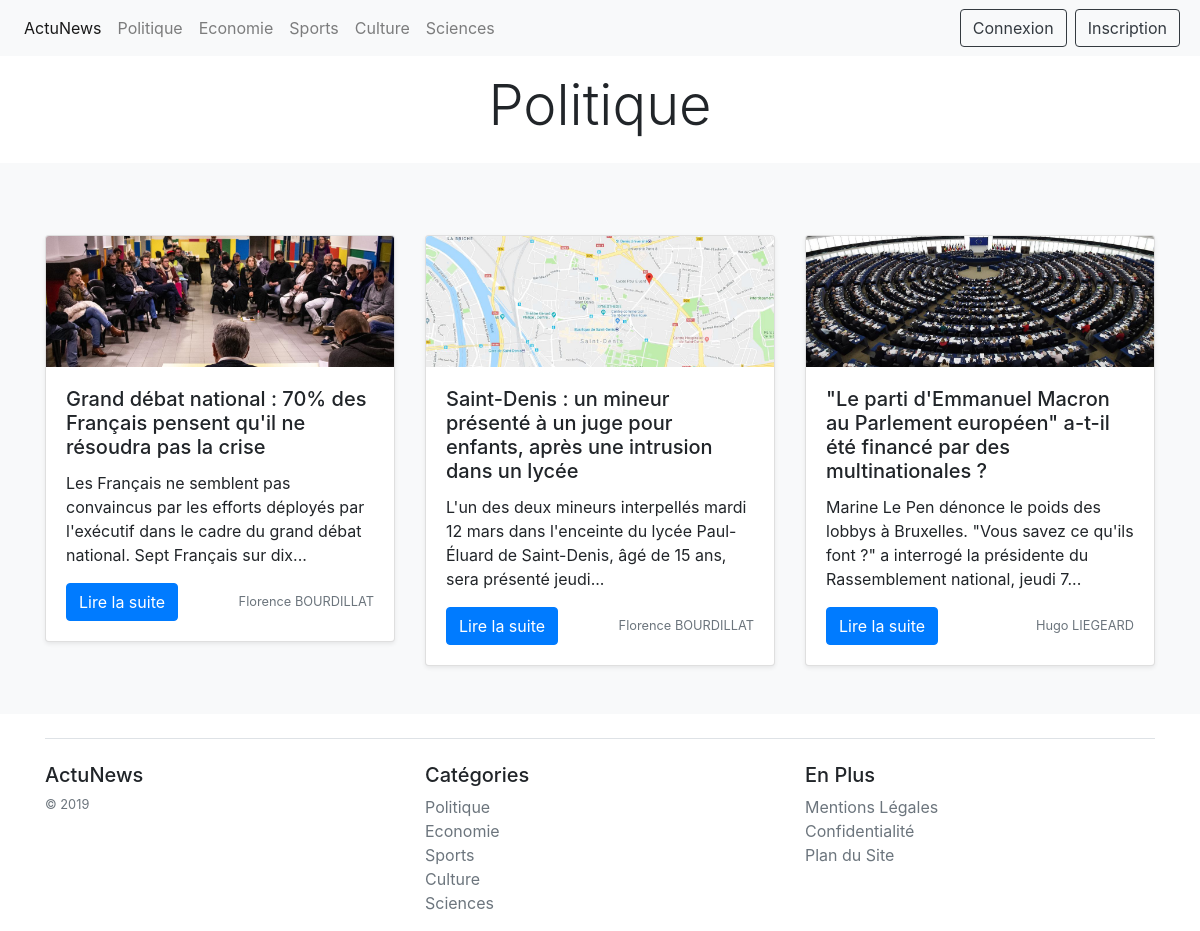
The app's page /categorie.php?nom_categorie=Politique&id_categorie=1 with its own data.
### tables this page shows
CREATE TABLE `categorie` (
  `id` int(11) NOT NULL,
  `nom` varchar(50) NOT NULL
);

CREATE TABLE `article` (
  `id` int(11) NOT NULL,
  `auteur_id` int(11) NOT NULL,
  `categorie_id` int(11) NOT NULL,
  `titre` varchar(100) NOT NULL,
  `contenu` text NOT NULL,
  `image` varchar(100) NOT NULL,
  `date_creation` timestamp NOT NULL DEFAULT CURRENT_TIMESTAMP
);

CREATE TABLE `auteur` (
  `id` int(11) NOT NULL,
  `prenom` varchar(80) NOT NULL,
  `nom` varchar(80) NOT NULL,
  `email` varchar(80) NOT NULL,
  `password` varchar(64) NOT NULL
);

### functions/categorie.php (called while the page is built)
<?php
function getCategories() {
    global $db;
    $query = $db->query('SELECT * FROM categorie');
    return $query->fetchAll();
}

### functions/article.php (called while the page is built, shortened)
<?php
function getArticlesByCategorieId($categorie_id) {
    global $db;
    $sql = '
        SELECT * FROM article, auteur
            WHERE article.auteur_id = auteur.id
            AND article.categorie_id = :id
        ';
    $query = $db->prepare($sql);
    $query->bindValue(':id', $categorie_id);
    $query->execute();
    return $query->fetchAll();
}

### functions/global.php (called while the page is built)
<?php
function summarize($text) {
    $string = strip_tags($text);
    if (strlen($string) > 150) {
        $stringCut = substr($string, 0, 150);
        $string = substr($stringCut, 0, strrpos($stringCut, ' '));
    }
    return $string . '...';
}

### categorie.php (the view, shortened to what this page needs)
<?php
    require_once(__DIR__.'/partials/header.php');
    $nom_categorie = (isset($_GET['nom_categorie'])) ? $_GET['nom_categorie'] : '';
    $id_categorie = (isset($_GET['id_categorie'])) ? $_GET['id_categorie'] : 0;
    $articles = getArticlesByCategorieId($id_categorie);
?>
<div class="p-3 mx-auto text-center">
    <h1 class="display-4"><?php echo $nom_categorie; ?></h1>
</div>
<div class="py-5 bg-light">
    <div class="container">
        <div class="row">
            <?php foreach ($articles as $article) { ?>
                <div class="col-md-4 mt-4">
                    <div class="card shadow-sm">
                        <img src="assets/img/article/<?= $article['image'] ?>"
                            class="card-img-top"
                            alt="<?= $article['titre'] ?>">
                        <div class="card-body">
                            <h5 class="card-title">
                                <?= $article['titre'] ?>
                            </h5>
                            <p class="card-text">
                                <?= summarize($article['contenu']) ?>
                            </p>
                            <div class="d-flex justify-content-between align-items-center">
                                <a href="#" class="btn btn-primary">
                                    Lire la suite
                                </a>
                                <small class="text-muted">
                                    <?= $article['prenom'] . ' ' . $article['nom'] ?>
                                </small>
                            </div>
                        </div>
                    </div>
                </div>
            <?php }  ?>
        </div>
    </div>
</div>
<?php
require_once(__DIR__.'/partials/footer.php');
?>

### partials/header.php (shortened to what this page needs)
<?php
    require_once(__DIR__.'/../functions/global.php');
    require_once(__DIR__.'/../config/database.php');
    require_once(__DIR__.'/../functions/categorie.php');
    require_once(__DIR__.'/../functions/article.php');
    $categories = getCategories();
?>
<!DOCTYPE html>
<html lang="fr">
<head>
    <link rel="stylesheet" href="https://stackpath.bootstrapcdn.com/bootstrap/4.3.1/css/bootstrap.min.css">
    <link rel="stylesheet" href="assets/css/style.css">
</head>
<body>
<nav class="navbar navbar-expand-lg navbar-light bg-light">
    <div class="collapse navbar-collapse" id="navbarTogglerDemo01">
        <ul class="navbar-nav mr-0 mt-2 mt-lg-0 ">
            <li class="nav-item active">
                <a class="nav-link" href=".">ActuNews<span class="sr-only">(current)</span></a>
            </li>
            <?php foreach ($categories as $categorie) { ?>
                <li class="nav-item">
                    <a class="nav-link" href="categorie.php?nom_categorie=<?= $categorie['nom'] ?>&id_categorie=<?= $categorie['id'] ?>">
                        <?= $categorie['nom'] ?></a>
                </li>
            <?php } ?>
        </ul>
        <ul class="navbar-nav justify-content-end">
            <a class="nav-item btn btn-outline-dark mx-1 navbar-right" href="connexion.php">Connexion</a>
            <a class="nav-item btn btn-outline-dark mx-1 navbar-right" href="inscription.php">Inscription</a>
        </ul>
    </div>
</nav>

### partials/footer.php (shortened to what this page needs)
<div class="container">
    <footer class="mt-4 pt-4 border-top">
        <div class="row">
            <div class="col-12 col-md">
                <h5>ActuNews</h5>
                <small class="d-block text-muted">
                    &copy; <?= date('Y') ?>
                </small>
            </div>
            <div class="col-6 col-md">
                <h5>Catégories</h5>
                <ul class="list-unstyled">
                    <?php foreach($categories as $categorie) { ?>
                        <li>
                            <a href="categorie.php?nom_categorie=<?= $categorie['nom']; ?>&id_categorie=<?= $categorie['id'] ?>" class="text-muted">
                                <?= $categorie['nom'] ?>
                            </a>
                        </li>
                    <?php } ?>
                </ul>
            </div>
            <div class="col-6 col-md">
                <h5>En Plus</h5>
                <ul class="list-unstyled">
                    <li><a href="#" class="text-muted">Mentions Légales</a></li>
                    <li><a href="#" class="text-muted">Confidentialité</a></li>
                    <li><a href="#" class="text-muted">Plan du Site</a></li>
                </ul>
            </div>
        </div>
    </footer>
</div>
</body>
</html>

### records on screen
categorie: nom "Politique"
categorie: nom "Economie"
categorie: nom "Sports"
categorie: nom "Culture"
categorie: nom "Sciences"
article: image (picture), titre "Grand débat national : 70% des Français pensent qu'il ne résoudra pas la crise", contenu "Les Français ne semblent pas convaincus par les efforts déployés par l'exécutif dans le cadre du grand débat national. Sept Français sur dix...", auteur.prenom "Florence", auteur.nom "BOURDILLAT"
article: image (picture), titre "Saint-Denis : un mineur présenté à un juge pour enfants, après une intrusion dans un lycée", contenu "L'un des deux mineurs interpellés mardi 12 mars dans l'enceinte du lycée Paul-Éluard de Saint-Denis, âgé de 15 ans, sera présenté jeudi...", auteur.prenom "Florence", auteur.nom "BOURDILLAT"
article: image (picture), titre "\"Le parti d'Emmanuel Macron au Parlement européen\" a-t-il été financé par des multinationales ?", contenu "Marine Le Pen dénonce le poids des lobbys à Bruxelles. \"Vous savez ce qu'ils font ?\" a interrogé la présidente du Rassemblement national, jeudi 7...", auteur.prenom "Hugo", auteur.nom "LIEGEARD"

### other values on screen
$nom_categorie "Politique"
